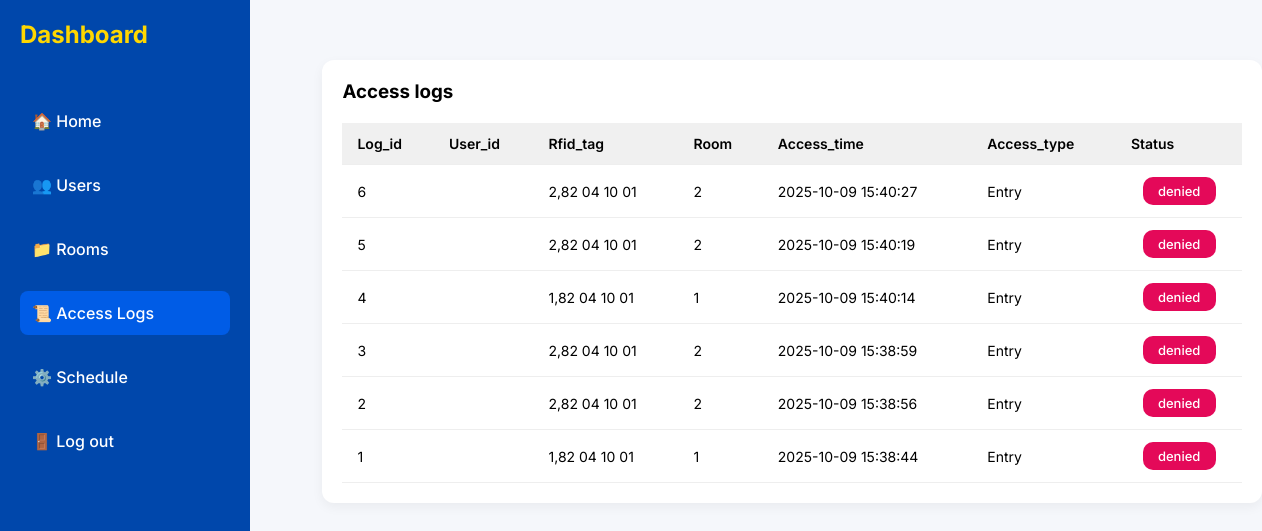
Before: /access_logs.php with the older database file.
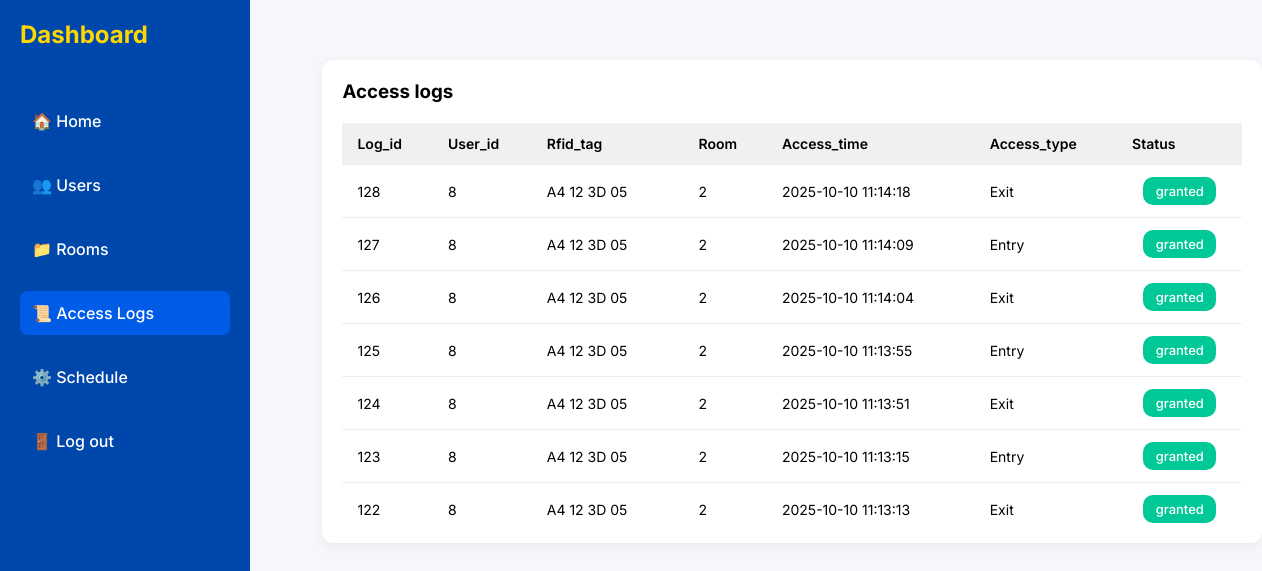
After: the same page with the newer database file.
### tables this page shows
CREATE TABLE `access_log` (
  `Log_id` int(11) NOT NULL,
  `User_id` int(11) DEFAULT NULL,
  `Rfid_tag` varchar(50) NOT NULL,
  `Room_id` int(11) NOT NULL,
  `Schedule_id` int(11) DEFAULT NULL,
  `Access_time` datetime DEFAULT current_timestamp(),
  `Access_type` enum('Entry','Exit') NOT NULL,
  `Status` enum('granted','denied') DEFAULT 'denied'
);

### access_logs.php (the view, shortened to what this page needs)
<!DOCTYPE html>
<html lang="en">
<head>
    <link rel="stylesheet" href="styles/logs.css">
</head>
<body>
      <div class="sidebar" id="sidebar">
    <h1>Dashboard</h1>
    <a href="index.php" >🏠 Home</a>
    <a href="users.php">👥 Users</a>
    <a href="rooms.php">📁 Rooms</a>
    <a href="" class="active">📜 Access Logs</a>
    <a href="schedule.php">⚙️ Schedule</a>
    <a href="logout.php">🚪 Log out</a></div>
    <div class="user">
      👤 <span>Juan<br><small>Faculty Member</small></span>
    </div>
    <div class="logs-content">
    <div class="table-section">
      <h3>Access logs</h3>
      <div class="table-scroll">
      <table>
        <thead>
          <tr>
            <th>Log_id</th>
            <th>User_id</th>
            <th>Rfid_tag</th>
            <th>Room</th>
             <th>Access_time</th>
             <th>Access_type</th>
            <th>Status</th>
          </tr>
        </thead>
            <?php
              include  'conn.php';
              $log_id = $conn->query("
                SELECT access_log.*, classrooms.Room_code
                FROM access_log
                LEFT JOIN classrooms ON access_log.Room_id = classrooms.Room_id
                ORDER BY Access_time DESC
              ");
            ?>
        <tbody>
          <?php if ($log_id->num_rows > 0): ?>
            <?php while($row = $log_id->fetch_assoc()): ?>
              <tr>
                <td><?php echo $row['Log_id']; ?></td>
                <td><?php echo $row['User_id']; ?></td>
                <td><?php echo $row['Rfid_tag']; ?></td>
                <td><?php echo $row['Room_id']; ?></td>
                <td><?= $row['Access_time']; ?></td>
                <td><?= $row['Access_type']; ?></td>
                <td style="text-align: center;">
                  <span class="status <?php echo strtolower($row['Status']); ?>">
                    <?php echo $row['Status']; ?>
                  </span>
                </td>
              </tr>
        <?php endwhile; ?>
          <?php else: ?>
            <tr>
              <td colspan="7" style="text-align: center;">No records found.</td>
            </tr>
          <?php endif; ?>
        </tbody>
      </table>
   </div>
    </div>
  </div>
</body>
</html>

Changed rows visible on the page:
no longer on this page (row unchanged): access_log: Log_id "6", Rfid_tag "2,82 04 10 01", Room "2", Access_time "2025-10-09 15:40:27", Access_type "Entry", Status "denied"
no longer on this page (row unchanged): access_log: Log_id "5", Rfid_tag "2,82 04 10 01", Room "2", Access_time "2025-10-09 15:40:19", Access_type "Entry", Status "denied"
no longer on this page (row unchanged): access_log: Log_id "4", Rfid_tag "1,82 04 10 01", Room "1", Access_time "2025-10-09 15:40:14", Access_type "Entry", Status "denied"
no longer on this page (row unchanged): access_log: Log_id "3", Rfid_tag "2,82 04 10 01", Room "2", Access_time "2025-10-09 15:38:59", Access_type "Entry", Status "denied"
no longer on this page (row unchanged): access_log: Log_id "2", Rfid_tag "2,82 04 10 01", Room "2", Access_time "2025-10-09 15:38:56", Access_type "Entry", Status "denied"
no longer on this page (row unchanged): access_log: Log_id "1", Rfid_tag "1,82 04 10 01", Room "1", Access_time "2025-10-09 15:38:44", Access_type "Entry", Status "denied"
added access_log: Log_id "128", User "8", Rfid_tag "A4 12 3D 05", Room "2", Access_time "2025-10-10 11:14:18", Access_type "Exit", Status "granted"
added access_log: Log_id "127", User "8", Rfid_tag "A4 12 3D 05", Room "2", Access_time "2025-10-10 11:14:09", Access_type "Entry", Status "granted"
added access_log: Log_id "126", User "8", Rfid_tag "A4 12 3D 05", Room "2", Access_time "2025-10-10 11:14:04", Access_type "Exit", Status "granted"
added access_log: Log_id "125", User "8", Rfid_tag "A4 12 3D 05", Room "2", Access_time "2025-10-10 11:13:55", Access_type "Entry", Status "granted"
added access_log: Log_id "124", User "8", Rfid_tag "A4 12 3D 05", Room "2", Access_time "2025-10-10 11:13:51", Access_type "Exit", Status "granted"
added access_log: Log_id "123", User "8", Rfid_tag "A4 12 3D 05", Room "2", Access_time "2025-10-10 11:13:15", Access_type "Entry", Status "granted"
added access_log: Log_id "122", User "8", Rfid_tag "A4 12 3D 05", Room "2", Access_time "2025-10-10 11:13:13", Access_type "Exit", Status "granted"
